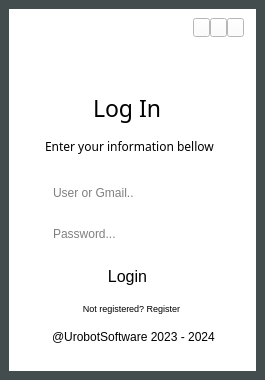
<?xml version='1.0' encoding='utf-8'?>
<ui version="4.0">
 <class>MainWindow</class>
 <widget class="QMainWindow" name="MainWindow">
  <property name="geometry">
   <rect>
    <x>0</x>
    <y>0</y>
    <width>265</width>
    <height>380</height>
   </rect>
  </property>
  <property name="maximumSize">
   <size>
    <width>500</width>
    <height>500</height>
   </size>
  </property>
  <property name="windowTitle">
   <string>MainWindow</string>
  </property>
  <property name="styleSheet">
   <string notr="true">background:#444d4d</string>
  </property>
  <widget class="QWidget" name="centralwidget">
   <layout class="QGridLayout" name="gridLayout_4">
    <item row="0" column="0">
     <widget class="QWidget" name="widget" native="true">
      <property name="styleSheet">
       <string notr="true">background:white
</string>
      </property>
      <layout class="QGridLayout" name="gridLayout_8">
       <item row="0" column="0">
        <spacer name="horizontalSpacer">
         <property name="orientation">
          <enum>Qt::Horizontal</enum>
         </property>
         <property name="sizeType">
          <enum>QSizePolicy::Maximum</enum>
         </property>
         <property name="sizeHint" stdset="0">
          <size>
           <width>167</width>
           <height>20</height>
          </size>
         </property>
        </spacer>
       </item>
       <item row="0" column="1">
        <layout class="QGridLayout" name="gridLayout_7">
         <property name="spacing">
          <number>0</number>
         </property>
         <item row="0" column="0">
          <widget class="QPushButton" name="minimize_window_button">
           <property name="sizePolicy">
            <sizepolicy hsizetype="Minimum" vsizetype="Minimum">
             <horstretch>0</horstretch>
             <verstretch>0</verstretch>
            </sizepolicy>
           </property>
           <property name="minimumSize">
            <size>
             <width>17</width>
             <height>19</height>
            </size>
           </property>
           <property name="maximumSize">
            <size>
             <width>17</width>
             <height>19</height>
            </size>
           </property>
           <property name="text">
            <string />
           </property>
           <property name="icon">
            <iconset resource="../Qss/icons/_icons.qrc">
             <normaloff>:/feather/icons/feather/window_minimize.png</normaloff>:/feather/icons/feather/window_minimize.png</iconset>
           </property>
           <property name="iconSize">
            <size>
             <width>13</width>
             <height>13</height>
            </size>
           </property>
          </widget>
         </item>
         <item row="0" column="1">
          <widget class="QPushButton" name="restore_window_button">
           <property name="minimumSize">
            <size>
             <width>17</width>
             <height>19</height>
            </size>
           </property>
           <property name="maximumSize">
            <size>
             <width>17</width>
             <height>19</height>
            </size>
           </property>
           <property name="text">
            <string />
           </property>
           <property name="icon">
            <iconset resource="../Qss/icons/_icons.qrc">
             <normaloff>:/feather/icons/feather/maximize-2.png</normaloff>:/feather/icons/feather/maximize-2.png</iconset>
           </property>
           <property name="iconSize">
            <size>
             <width>10</width>
             <height>26</height>
            </size>
           </property>
          </widget>
         </item>
         <item row="0" column="2">
          <widget class="QPushButton" name="close_window_button">
           <property name="minimumSize">
            <size>
             <width>17</width>
             <height>19</height>
            </size>
           </property>
           <property name="maximumSize">
            <size>
             <width>17</width>
             <height>19</height>
            </size>
           </property>
           <property name="text">
            <string />
           </property>
           <property name="icon">
            <iconset resource="../Qss/icons/_icons.qrc">
             <normaloff>:/feather/icons/feather/window_close.png</normaloff>:/feather/icons/feather/window_close.png</iconset>
           </property>
           <property name="iconSize">
            <size>
             <width>10</width>
             <height>13</height>
            </size>
           </property>
          </widget>
         </item>
        </layout>
       </item>
       <item row="1" column="0" colspan="2">
        <widget class="QCustomQStackedWidget" name="stackedWidget">
         <property name="styleSheet">
          <string notr="true">background-color: white;</string>
         </property>
         <property name="currentIndex">
          <number>0</number>
         </property>
         <widget class="QWidget" name="page">
          <layout class="QGridLayout" name="gridLayout_3">
           <item row="4" column="0" colspan="3">
            <layout class="QVBoxLayout" name="verticalLayout">
             <property name="spacing">
              <number>11</number>
             </property>
             <property name="leftMargin">
              <number>16</number>
             </property>
             <property name="topMargin">
              <number>9</number>
             </property>
             <property name="rightMargin">
              <number>10</number>
             </property>
             <property name="bottomMargin">
              <number>4</number>
             </property>
             <item>
              <widget class="QLineEdit" name="lineEdit_2">
               <property name="sizePolicy">
                <sizepolicy hsizetype="Minimum" vsizetype="Minimum">
                 <horstretch>0</horstretch>
                 <verstretch>0</verstretch>
                </sizepolicy>
               </property>
               <property name="minimumSize">
                <size>
                 <width>177</width>
                 <height>30</height>
                </size>
               </property>
               <property name="maximumSize">
                <size>
                 <width>177</width>
                 <height>30</height>
                </size>
               </property>
               <property name="styleSheet">
                <string notr="true">            QLineEdit {
                border: 1px solid #ffffff;
                padding: 6px;
                border-radius: 6px;
                background-color: #ffffff;
                color: black;  /* Cor do texto alterada para preto */
            }</string>
               </property>
               <property name="placeholderText">
                <string>User or Gmail..</string>
               </property>
              </widget>
             </item>
             <item>
              <widget class="QLineEdit" name="lineEdit">
               <property name="sizePolicy">
                <sizepolicy hsizetype="Minimum" vsizetype="Fixed">
                 <horstretch>0</horstretch>
                 <verstretch>0</verstretch>
                </sizepolicy>
               </property>
               <property name="minimumSize">
                <size>
                 <width>177</width>
                 <height>0</height>
                </size>
               </property>
               <property name="maximumSize">
                <size>
                 <width>177</width>
                 <height>16777215</height>
                </size>
               </property>
               <property name="styleSheet">
                <string notr="true">            QLineEdit {
                border: 1px solid #ffffff;
                padding: 6px;
                border-radius: 6px;
                background-color: #ffffff;
                color: black;  /* Cor do texto alterada para preto */
            }</string>
               </property>
               <property name="echoMode">
                <enum>QLineEdit::Password</enum>
               </property>
               <property name="placeholderText">
                <string>Password...</string>
               </property>
              </widget>
             </item>
            </layout>
           </item>
           <item row="2" column="0" colspan="3">
            <widget class="QLabel" name="label_2">
             <property name="sizePolicy">
              <sizepolicy hsizetype="Preferred" vsizetype="Minimum">
               <horstretch>0</horstretch>
               <verstretch>0</verstretch>
              </sizepolicy>
             </property>
             <property name="font">
              <font>
               <family>Sitka Small</family>
               <pointsize>17</pointsize>
              </font>
             </property>
             <property name="text">
              <string>Log In</string>
             </property>
             <property name="indent">
              <number>65</number>
             </property>
            </widget>
           </item>
           <item row="3" column="0" colspan="3">
            <widget class="QLabel" name="label_3">
             <property name="font">
              <font>
               <family>MingLiU_HKSCS-ExtB</family>
               <pointsize>9</pointsize>
              </font>
             </property>
             <property name="text">
              <string>Enter your information bellow</string>
             </property>
             <property name="indent">
              <number>17</number>
             </property>
            </widget>
           </item>
           <item row="1" column="1">
            <widget class="QLabel" name="label_4">
             <property name="text">
              <string />
             </property>
             <property name="pixmap">
              <pixmap resource="../Qss/icons/_icons.qrc">:/font_awesome_regular/icons/font_awesome/regular/user.png</pixmap>
             </property>
             <property name="scaledContents">
              <bool>true</bool>
             </property>
             <property name="margin">
              <number>8</number>
             </property>
             <property name="indent">
              <number>96</number>
             </property>
            </widget>
           </item>
           <item row="5" column="0" colspan="3">
            <layout class="QGridLayout" name="gridLayout_2" columnminimumwidth="0">
             <property name="leftMargin">
              <number>5</number>
             </property>
             <property name="topMargin">
              <number>3</number>
             </property>
             <property name="rightMargin">
              <number>13</number>
             </property>
             <property name="bottomMargin">
              <number>6</number>
             </property>
             <property name="horizontalSpacing">
              <number>9</number>
             </property>
             <property name="verticalSpacing">
              <number>18</number>
             </property>
             <item row="0" column="0">
              <widget class="QPushButton" name="pushButton_2">
               <property name="sizePolicy">
                <sizepolicy hsizetype="Minimum" vsizetype="Minimum">
                 <horstretch>0</horstretch>
                 <verstretch>0</verstretch>
                </sizepolicy>
               </property>
               <property name="minimumSize">
                <size>
                 <width>0</width>
                 <height>28</height>
                </size>
               </property>
               <property name="maximumSize">
                <size>
                 <width>16777215</width>
                 <height>28</height>
                </size>
               </property>
               <property name="styleSheet">
                <string notr="true">            QPushButton {
                background-color: #ffffff;
                border: 1px solid #ffffff;
                border-radius: 13px;  /* Borda arredondada (círculo) */
                color: black;  /* Cor do texto alterada para preto */
                font-size: 16px;  /* Ajuste do tamanho do ícone */
            }
            QPushButton:hover {
                background-color: #ffffff;
            }
            QPushButton:pressed {
                background-color: #ffffff;
            }</string>
               </property>
               <property name="text">
                <string>Login</string>
               </property>
               <property name="icon">
                <iconset resource="../Qss/icons/_icons.qrc">
                 <normaloff>:/material_design/icons/material_design/login.png</normaloff>:/material_design/icons/material_design/login.png</iconset>
               </property>
               <property name="iconSize">
                <size>
                 <width>30</width>
                 <height>30</height>
                </size>
               </property>
              </widget>
             </item>
            </layout>
           </item>
           <item row="1" column="2">
            <spacer name="horizontalSpacer_3">
             <property name="orientation">
              <enum>Qt::Horizontal</enum>
             </property>
             <property name="sizeType">
              <enum>QSizePolicy::Minimum</enum>
             </property>
             <property name="sizeHint" stdset="0">
              <size>
               <width>63</width>
               <height>20</height>
              </size>
             </property>
            </spacer>
           </item>
           <item row="1" column="0">
            <spacer name="horizontalSpacer_4">
             <property name="orientation">
              <enum>Qt::Horizontal</enum>
             </property>
             <property name="sizeType">
              <enum>QSizePolicy::Minimum</enum>
             </property>
             <property name="sizeHint" stdset="0">
              <size>
               <width>63</width>
               <height>30</height>
              </size>
             </property>
            </spacer>
           </item>
           <item row="7" column="0" colspan="3">
            <layout class="QGridLayout" name="gridLayout">
             <item row="0" column="0">
              <widget class="QLabel" name="label">
               <property name="text">
                <string>@UrobotSoftware 2023 - 2024</string>
               </property>
               <property name="indent">
                <number>24</number>
               </property>
              </widget>
             </item>
            </layout>
           </item>
           <item row="6" column="0" colspan="3">
            <widget class="QPushButton" name="pushButton">
             <property name="font">
              <font>
               <pointsize>-1</pointsize>
              </font>
             </property>
             <property name="styleSheet">
              <string notr="true">            QPushButton {
                background-color: #ffffff;
                border: 1px solid #ffffff;
                border-radius: 13px;  /* Borda arredondada (círculo) */
                color: black;  /* Cor do texto alterada para preto */
                font-size: 9px;  /* Ajuste do tamanho do ícone */
            }
            QPushButton:hover {
                background-color: #ffffff;
            }
            QPushButton:pressed {
                background-color: #ffffff;
            }</string>
             </property>
             <property name="text">
              <string>Not registered? Register</string>
             </property>
            </widget>
           </item>
          </layout>
         </widget>
         <widget class="QWidget" name="page_2">
          <layout class="QGridLayout" name="gridLayout_5">
           <item row="1" column="0" colspan="3">
            <widget class="QLabel" name="label_8">
             <property name="sizePolicy">
              <sizepolicy hsizetype="Preferred" vsizetype="Minimum">
               <horstretch>0</horstretch>
               <verstretch>0</verstretch>
              </sizepolicy>
             </property>
             <property name="font">
              <font>
               <family>Sitka Small</family>
               <pointsize>17</pointsize>
              </font>
             </property>
             <property name="text">
              <string>Sign Up</string>
             </property>
             <property name="indent">
              <number>59</number>
             </property>
            </widget>
           </item>
           <item row="0" column="1">
            <widget class="QLabel" name="label_5">
             <property name="text">
              <string />
             </property>
             <property name="pixmap">
              <pixmap resource="../Qss/icons/_icons.qrc">:/font_awesome_regular/icons/font_awesome/regular/user.png</pixmap>
             </property>
             <property name="scaledContents">
              <bool>true</bool>
             </property>
             <property name="margin">
              <number>8</number>
             </property>
             <property name="indent">
              <number>96</number>
             </property>
            </widget>
           </item>
           <item row="8" column="0" colspan="3">
            <widget class="QLabel" name="label_7">
             <property name="text">
              <string>@UrobotSoftware 2023 - 2024</string>
             </property>
             <property name="indent">
              <number>30</number>
             </property>
            </widget>
           </item>
           <item row="2" column="0" colspan="3">
            <widget class="QLabel" name="label_6">
             <property name="font">
              <font>
               <family>MingLiU_HKSCS-ExtB</family>
               <pointsize>9</pointsize>
              </font>
             </property>
             <property name="text">
              <string>Enter your information bellow</string>
             </property>
             <property name="indent">
              <number>22</number>
             </property>
            </widget>
           </item>
           <item row="0" column="0">
            <spacer name="horizontalSpacer_5">
             <property name="orientation">
              <enum>Qt::Horizontal</enum>
             </property>
             <property name="sizeType">
              <enum>QSizePolicy::Minimum</enum>
             </property>
             <property name="sizeHint" stdset="0">
              <size>
               <width>63</width>
               <height>30</height>
              </size>
             </property>
            </spacer>
           </item>
           <item row="0" column="2">
            <spacer name="horizontalSpacer_6">
             <property name="orientation">
              <enum>Qt::Horizontal</enum>
             </property>
             <property name="sizeType">
              <enum>QSizePolicy::Minimum</enum>
             </property>
             <property name="sizeHint" stdset="0">
              <size>
               <width>63</width>
               <height>20</height>
              </size>
             </property>
            </spacer>
           </item>
           <item row="7" column="0">
            <spacer name="verticalSpacer">
             <property name="orientation">
              <enum>Qt::Vertical</enum>
             </property>
             <property name="sizeType">
              <enum>QSizePolicy::Minimum</enum>
             </property>
             <property name="sizeHint" stdset="0">
              <size>
               <width>20</width>
               <height>10</height>
              </size>
             </property>
            </spacer>
           </item>
           <item row="3" column="0" colspan="3">
            <layout class="QVBoxLayout" name="verticalLayout_2">
             <property name="spacing">
              <number>11</number>
             </property>
             <property name="leftMargin">
              <number>16</number>
             </property>
             <property name="topMargin">
              <number>9</number>
             </property>
             <property name="rightMargin">
              <number>2</number>
             </property>
             <property name="bottomMargin">
              <number>3</number>
             </property>
             <item>
              <widget class="QLineEdit" name="lineEdit_3">
               <property name="sizePolicy">
                <sizepolicy hsizetype="Minimum" vsizetype="Minimum">
                 <horstretch>0</horstretch>
                 <verstretch>0</verstretch>
                </sizepolicy>
               </property>
               <property name="minimumSize">
                <size>
                 <width>177</width>
                 <height>30</height>
                </size>
               </property>
               <property name="maximumSize">
                <size>
                 <width>177</width>
                 <height>30</height>
                </size>
               </property>
               <property name="styleSheet">
                <string notr="true">            QLineEdit {
                border: 1px solid #ffffff;
                padding: 6px;
                border-radius: 6px;
                background-color: #ffffff;
                color: black;  /* Cor do texto alterada para preto */
            }</string>
               </property>
               <property name="placeholderText">
                <string>User or Gmail..</string>
               </property>
              </widget>
             </item>
             <item>
              <widget class="QLineEdit" name="lineEdit_4">
               <property name="sizePolicy">
                <sizepolicy hsizetype="Minimum" vsizetype="Minimum">
                 <horstretch>0</horstretch>
                 <verstretch>0</verstretch>
                </sizepolicy>
               </property>
               <property name="minimumSize">
                <size>
                 <width>177</width>
                 <height>30</height>
                </size>
               </property>
               <property name="maximumSize">
                <size>
                 <width>177</width>
                 <height>30</height>
                </size>
               </property>
               <property name="styleSheet">
                <string notr="true">            QLineEdit {
                border: 1px solid #ffffff;
                padding: 6px;
                border-radius: 6px;
                background-color: #ffffff;
                color: black;  /* Cor do texto alterada para preto */
            }</string>
               </property>
               <property name="echoMode">
                <enum>QLineEdit::Password</enum>
               </property>
               <property name="placeholderText">
                <string>Password...</string>
               </property>
              </widget>
             </item>
             <item>
              <widget class="QCustomCheckBox" name="checkBox">
               <property name="sizePolicy">
                <sizepolicy hsizetype="Minimum" vsizetype="Minimum">
                 <horstretch>0</horstretch>
                 <verstretch>0</verstretch>
                </sizepolicy>
               </property>
               <property name="text">
                <string>Agree with our terms</string>
               </property>
              </widget>
             </item>
            </layout>
           </item>
           <item row="5" column="0" colspan="3">
            <layout class="QGridLayout" name="gridLayout_6">
             <property name="leftMargin">
              <number>5</number>
             </property>
             <property name="topMargin">
              <number>7</number>
             </property>
             <property name="rightMargin">
              <number>14</number>
             </property>
             <property name="bottomMargin">
              <number>6</number>
             </property>
             <property name="horizontalSpacing">
              <number>4</number>
             </property>
             <property name="verticalSpacing">
              <number>15</number>
             </property>
             <item row="0" column="0">
              <widget class="QPushButton" name="pushButton_3">
               <property name="sizePolicy">
                <sizepolicy hsizetype="Minimum" vsizetype="Minimum">
                 <horstretch>0</horstretch>
                 <verstretch>0</verstretch>
                </sizepolicy>
               </property>
               <property name="styleSheet">
                <string notr="true">            QPushButton {
                background-color: #ffffff;
                border: 1px solid #ffffff;
                border-radius: 13px;  /* Borda arredondada (círculo) */
                color: black;  /* Cor do texto alterada para preto */
                font-size: 16px;  /* Ajuste do tamanho do ícone */
            }
            QPushButton:hover {
                background-color: #ffffff;
            }
            QPushButton:pressed {
                background-color: #ffffff;
            }</string>
               </property>
               <property name="text">
                <string>Register</string>
               </property>
               <property name="icon">
                <iconset resource="../Qss/icons/_icons.qrc">
                 <normaloff>:/material_design/icons/material_design/assignment_ind.png</normaloff>:/material_design/icons/material_design/assignment_ind.png</iconset>
               </property>
              </widget>
             </item>
            </layout>
           </item>
           <item row="6" column="0" colspan="3">
            <widget class="QPushButton" name="pushButton_4">
             <property name="styleSheet">
              <string notr="true">            QPushButton {
                background-color: #ffffff;
                border: 1px solid #ffffff;
                border-radius: 13px;  /* Borda arredondada (círculo) */
                color: black;  /* Cor do texto alterada para preto */
                font-size: 9px;  /* Ajuste do tamanho do ícone */
            }
            QPushButton:hover {
                background-color: #ffffff;
            }
            QPushButton:pressed {
                background-color: #ffffff;
            }</string>
             </property>
             <property name="text">
              <string>Already registered? Login</string>
             </property>
            </widget>
           </item>
          </layout>
         </widget>
        </widget>
       </item>
      </layout>
     </widget>
    </item>
   </layout>
  </widget>
 </widget>
 <customwidgets>
  <customwidget>
   <class>QCustomQStackedWidget</class>
   <extends>QStackedWidget</extends>
   <header location="global">Custom_Widgets.QCustomQStackedWidget.h</header>
   <container>1</container>
  </customwidget>
  <customwidget>
   <class>QCustomCheckBox</class>
   <extends>QCheckBox</extends>
   <header>Custom_Widgets.QCustomCheckBox.h</header>
  </customwidget>
 <customwidget><class>QPushButton</class><extends>QPushButton</extends><header location="global">Custom_Widgets.Theme.h</header><container>1</container></customwidget><customwidget><class>QLabel</class><extends>QLabel</extends><header location="global">Custom_Widgets.Theme.h</header><container>1</container></customwidget></customwidgets>
 <connections />
</ui>
